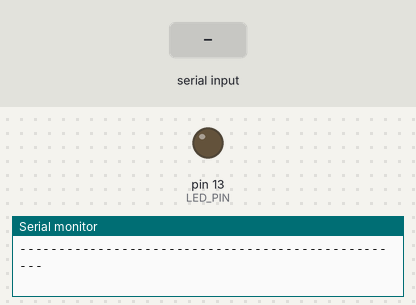
The sketch below on a simulated Arduino Nano, built with avr-gcc and run on an emulated ATmega328P. Parts: output pins drawn as LEDs (lit = HIGH), the last lines printed to the serial monitor. The inputs (shaded band) are chosen by the test bench. Random numbers use the default seed unless the sketch sets one; nothing arrives over Bluetooth unless stated; a phone connects over Bluetooth LE 3 s after start.

Above: at 1.2 s.
1.3 s: "r" received over Serial
4.3 s: "a" received over Serial
5.8 s: "R" received over Serial
At 6.4 s:
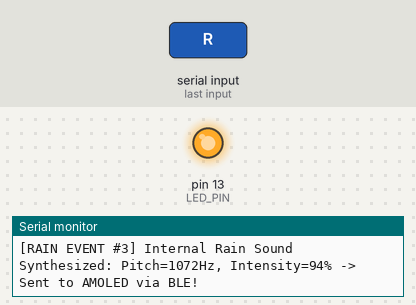
Timing chart, 0 to 8.8 s (numbered marks = the images above; inputs shaded):
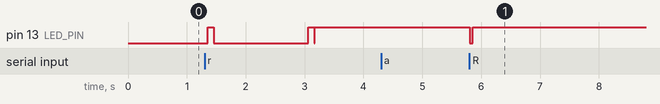

Measured:
- after the input at 5.8 s, pin 13 (LED_PIN): HIGH → LOW at once, → HIGH 0.05 s later

The sketch:

Nano33BLE_Rain_Transmitter.ino
```cpp
/*
 * Project: Nano 33 BLE Rain Sound Transmitter
 * Target Board: Arduino Nano 33 BLE (Nordic nRF52840)
 * Environment: Arduino IDE (Arduino Mbed OS Nano Boards)
 *
 * Description:
 * Generates an internal "rain sound" event entirely in software (no buzzer).
 * Connects via Bluetooth Low Energy (BLE) to the Waveshare ESP32-S3 AMOLED 1.75 display.
 * Sends the rain sound event and count whenever a drop occurs.
 */

#include <ArduinoBLE.h>

// BLE UUIDs for Rain Service and Characteristic
const char* BLE_SERVICE_UUID        = "19B10000-E8F2-537E-4F6C-D104768A1214";
const char* BLE_CHARACTERISTIC_UUID = "19B10001-E8F2-537E-4F6C-D104768A1214";

// Service & Characteristic definitions
BLEService rainService(BLE_SERVICE_UUID);
// 32-bit unsigned integer characteristic: read and notify enabled
BLEUnsignedIntCharacteristic rainChar(BLE_CHARACTERISTIC_UUID, BLERead | BLENotify);

// Application state
uint32_t rainCount = 0;
unsigned long lastRainTime = 0;
unsigned long rainInterval = 3000; // Simulated raindrop interval in milliseconds (3 seconds)
bool autoRain = true;             // Toggle auto simulated rain generation

// LED pin for visual indicator when rain sound event is emitted
const int LED_PIN = LED_BUILTIN; // Pin 13 on Nano 33 BLE

void setup() {
  pinMode(LED_PIN, OUTPUT);
  digitalWrite(LED_PIN, LOW);

  Serial.begin(115200);
  // Wait up to 3 seconds for Serial Monitor (optional, board will continue if standalone)
  unsigned long start = millis();
  while (!Serial && (millis() - start < 3000));

  Serial.println("==================================================");
  Serial.println("    Arduino Nano 33 BLE - Rain Sound Generator    ");
  Serial.println("==================================================");

  // Initialize BLE hardware
  if (!BLE.begin()) {
    Serial.println("[ERROR] Failed to initialize BLE hardware!");
    while (1) {
      // Rapid blink to indicate failure
      digitalWrite(LED_PIN, HIGH);
      delay(100);
      digitalWrite(LED_PIN, LOW);
      delay(100);
    }
  }

  // Set device name and advertised service
  BLE.setLocalName("Nano33_Rain");
  BLE.setDeviceName("Nano33_Rain");
  BLE.setAdvertisedService(rainService);

  // Add characteristic to service and service to BLE
  rainService.addCharacteristic(rainChar);
  BLE.addService(rainService);

  // Initial characteristic value
  rainChar.writeValue(rainCount);

  // Start advertising
  BLE.advertise();
  Serial.println("[BLE] Advertising started as 'Nano33_Rain'...");
  Serial.println("[BLE] Service UUID: " + String(BLE_SERVICE_UUID));
  Serial.println("[INFO] Rain generator running. Type 'r' in Serial to trigger a rain sound manually.");
  Serial.println("--------------------------------------------------");
}

void loop() {
  // Listen for BLE central devices (e.g. ESP32-S3 AMOLED)
  BLEDevice central = BLE.central();

  if (central) {
    Serial.print("[BLE] Connected to central: ");
    Serial.println(central.address());
    digitalWrite(LED_PIN, HIGH); // Solid ON when connected

    while (central.connected()) {
      handleRainGeneration(true);
      handleSerialCommands();
      delay(10);
    }

    Serial.print("[BLE] Disconnected from central: ");
    Serial.println(central.address());
    digitalWrite(LED_PIN, LOW);
  } else {
    // When not connected, still run internal rain generator and allow manual testing
    handleRainGeneration(false);
    handleSerialCommands();
    delay(10);
  }
}

/**
 * Simulates internal rain sound events in code
 */
void handleRainGeneration(bool isConnected) {
  if (autoRain && (millis() - lastRainTime >= rainInterval)) {
    lastRainTime = millis();
    triggerRainEvent(isConnected);

    // Add slight natural randomization to droplet intervals (between 2.0s and 4.0s)
    rainInterval = random(2000, 4200);
  }
}

/**
 * Emits an internal rain sound event
 */
void triggerRainEvent(bool isConnected) {
  rainCount++;

  // Internal software acoustic synthesis simulation:
  // Calculate simulated raindrop acoustic characteristics (frequency in Hz, intensity)
  int dropPitch = random(800, 2200);   // Simulated drop resonance pitch
  int dropIntensity = random(50, 100); // Intensity / volume percentage

  Serial.print("[RAIN EVENT #");
  Serial.print(rainCount);
  Serial.print("] Internal Rain Sound Synthesized: Pitch=");
  Serial.print(dropPitch);
  Serial.print("Hz, Intensity=");
  Serial.print(dropIntensity);
  Serial.print("%");

  if (isConnected) {
    rainChar.writeValue(rainCount);
    Serial.println(" -> Sent to AMOLED via BLE!");
  } else {
    Serial.println(" -> (Not connected, BLE advertising...)");
  }

  // Visual pulse indicator for 100ms
  digitalWrite(LED_PIN, LOW);
  delay(50);
  digitalWrite(LED_PIN, HIGH);
  delay(100);
  if (!isConnected) {
    digitalWrite(LED_PIN, LOW);
  }
}

/**
 * Serial monitor command parser:
 * 'r' = Trigger immediate rain sound
 * 'a' = Toggle auto rain generation
 * 'c' = Reset rain count
 */
void handleSerialCommands() {
  if (Serial.available()) {
    char cmd = Serial.read();
    if (cmd == 'r' || cmd == 'R') {
      Serial.println("[CMD] Manual Rain Triggered!");
      triggerRainEvent(BLE.central() && BLE.central().connected());
    } else if (cmd == 'a' || cmd == 'A') {
      autoRain = !autoRain;
      Serial.print("[CMD] Auto Rain Generator: ");
      Serial.println(autoRain ? "ENABLED" : "DISABLED");
    } else if (cmd == 'c' || cmd == 'C') {
      rainCount = 0;
      rainChar.writeValue(rainCount);
      Serial.println("[CMD] Rain Counter Reset to 0.");
    }
  }
}
```
